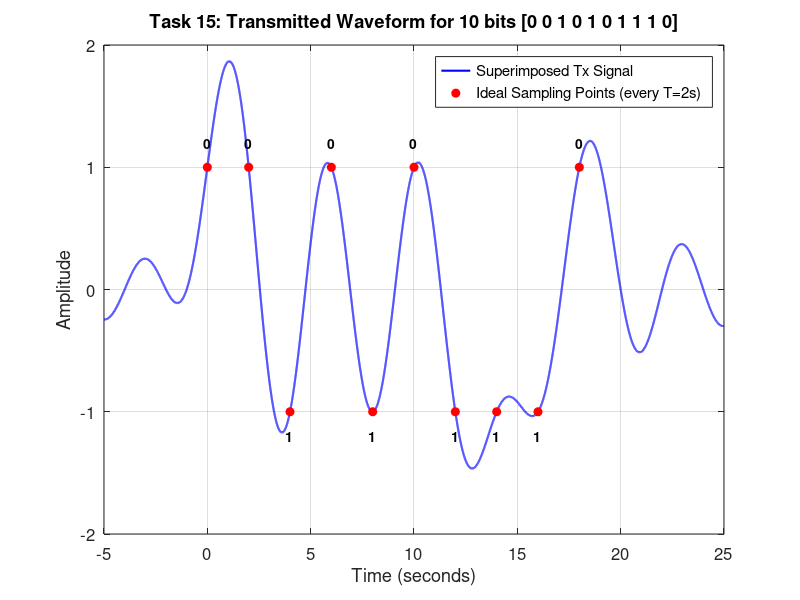

This chart was generated by the following MATLAB code:
% ---------------------------------------------------------
% 基礎數位通訊 - Task 15: 發送 10 bits (Sinc 波形疊加)
% (保證不需任何 Toolbox 即可執行)
% ---------------------------------------------------------
clear; clc; close all;

%% 1. 系統參數設定
T = 2;                  % 符號時間間距 (Symbol Spacing) = 2 秒
Fs = 1000;              % 取樣頻率
t = -5:1/Fs:25;         % 觀測時間軸：從 -5 到 25 秒
bits = [0 0 1 0 1 0 1 1 1 0]; % 欲傳送的 10 個位元
N = length(bits);

% 初始化總發射波形 (全為 0)
tx_signal = zeros(size(t));

%% 2. 產生並疊加波形
% 利用迴圈，將每一個 bit 轉換為對應的 Sinc 波形，並平移到正確的時間點
for k = 1:N
    % 計算第 k 個 bit 的中心時間 (0, 2, 4, 6... 秒)
    shift_t = (k - 1) * T;
    
    % 正規化時間變數 x
    x = (t - shift_t) / T;
    
    % 手刻 Sinc 函數 (處理 0/0 問題)
    sinc_val = zeros(size(x));
    idx_zero = (x == 0);
    idx_nonzero = (x ~= 0);
    sinc_val(idx_zero) = 1; 
    sinc_val(idx_nonzero) = sin(pi * x(idx_nonzero)) ./ (pi * x(idx_nonzero));
    
    % 判斷位元是 0 還是 1，決定正負號並疊加到總波形中
    if bits(k) == 0
        tx_signal = tx_signal + sinc_val;  % b=0 對應 f0(t) = +sinc
    else
        tx_signal = tx_signal - sinc_val;  % b=1 對應 f1(t) = -sinc
    end
end

%% 3. 繪圖顯示
figure('Name', 'Task 15: 10-bit Sinc Transmission', 'Position', [100, 100, 900, 400]);

plot(t, tx_signal, 'b-', 'LineWidth', 1.5);
hold on; grid on;

% --- 以下為幫助你理解的視覺化輔助線 ---

% 計算這 10 個 bit 的理想取樣時間點
sample_times = (0:N-1) * T;
% 根據 bit 數值計算理想的振幅 (0 -> +1, 1 -> -1)
sample_amplitudes = 1 - 2*bits; 

% 在圖上標示出完美的取樣點
plot(sample_times, sample_amplitudes, 'ro', 'MarkerSize', 6, 'MarkerFaceColor', 'r');

title('Task 15: Transmitted Waveform for 10 bits [0 0 1 0 1 0 1 1 1 0]');
xlabel('Time (seconds)');
ylabel('Amplitude');
axis([-5 25 -2 2]);
set(gca, 'FontSize', 12);

% 在每個取樣點上方/下方標示出對應的 bit
for k = 1:N
    if bits(k) == 0
        text(sample_times(k), 1.2, '0', 'HorizontalAlignment', 'center', 'Color', 'k', 'FontWeight', 'bold');
    else
        text(sample_times(k), -1.2, '1', 'HorizontalAlignment', 'center', 'Color', 'k', 'FontWeight', 'bold');
    end
end

legend('Superimposed Tx Signal', 'Ideal Sampling Points (every T=2s)', 'Location', 'northeast');
disp('Task 15 MATLAB Code Executed.');
